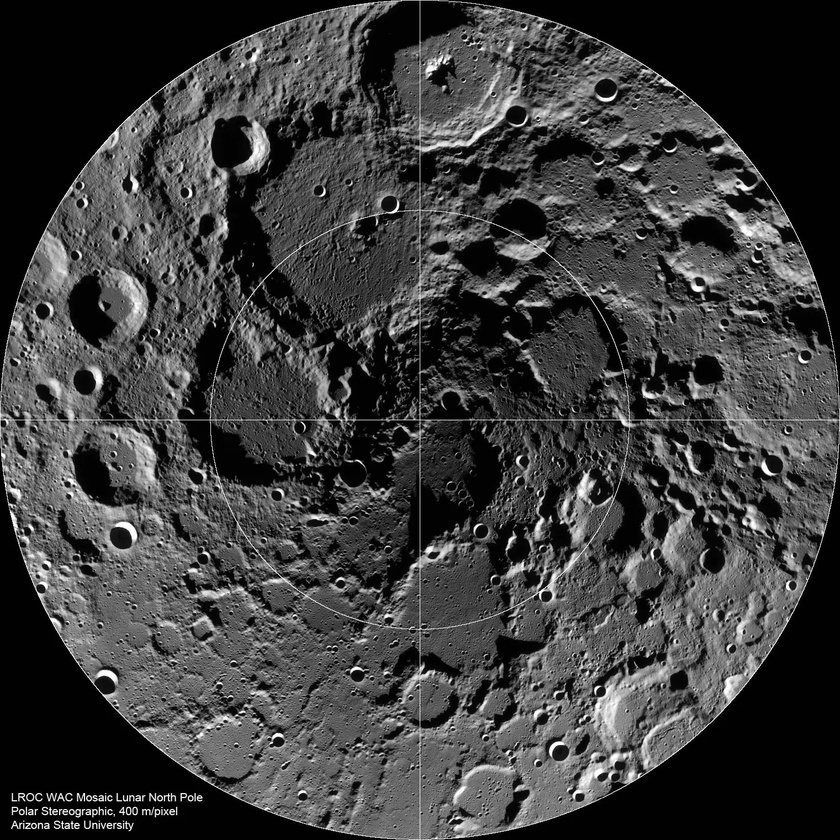
#> input picture data/raw/lunar_test_northpole.jpg, 840 x 840 px, shrunk from 1521 x 1521 before the run; its folder holds only this picture in this run
$ python -i preprocessing.py   (imports and definitions only)
#> lines starting #> are read from the running program, lines starting #| are printed output that depends on the picture
"""
Preprocessing Module: Shadow-Aware Enhancement for Lunar Imagery

This module implements advanced image preprocessing techniques specifically designed
for Chandrayaan satellite imagery, including CLAHE-based enhancement and shadow
detection for improved feature visibility.

Author: Lunar Hazard Detective Team
Version: 1.0.0
"""

import cv2
import numpy as np
from typing import Tuple, Optional, Union
from pathlib import Path
import logging

# Configure logging
# [1 line not run here, left out]
logger = logging.getLogger(__name__)


class ShadowAwareEnhancer:
    """
    Advanced image enhancement class for lunar satellite imagery.

    Implements Contrast Limited Adaptive Histogram Equalization (CLAHE)
    combined with shadow detection and enhancement for improved visibility
    of lunar surface features including boulders and landslides.

    Attributes:
        clip_limit (float): CLAHE clipping threshold (default: 3.0)
        tile_size (int): Grid size for CLAHE (default: 8)
    """

    def __init__(self, clip_limit: float = 3.0, tile_size: int = 8):
        """
        Initialize the Shadow-Aware Enhancer.

        Args:
            clip_limit (float): Contrast limit for CLAHE. Higher values preserve
                               more contrast but may amplify noise. Range: [2.0-5.0]
            tile_size (int): Size of the grid for histogram equalization.
                            Must be power-related value. Default: 8
        """
#> in tiff_to_png, image is the input picture: shape (840, 840); min 0, max 255, mean 61.7
        self.clip_limit = clip_limit
        self.tile_size = tile_size
        self.clahe = cv2.createCLAHE(
            clipLimit=self.clip_limit,
            tileGridSize=(self.tile_size, self.tile_size)
        )

    def apply_clahe(self, image: np.ndarray) -> np.ndarray:
        """
        Apply CLAHE to enhance local contrast in lunar imagery.

        Args:
            image (np.ndarray): Input image (8-bit or 16-bit grayscale/color)

        Returns:
            np.ndarray: CLAHE-enhanced image

        Raises:
            ValueError: If image is empty or invalid
        """
        if image is None or image.size == 0:
            raise ValueError("Image is empty or None")

        try:
            # Handle different image formats
            if len(image.shape) == 3:
                # Color image: convert to LAB, apply CLAHE to L-channel
                lab = cv2.cvtColor(image, cv2.COLOR_BGR2LAB)
                l_channel = lab[:, :, 0]
            else:
                # Grayscale image
                l_channel = image

            # Ensure 8-bit for CLAHE
            if l_channel.dtype == np.uint16:
                l_channel = (l_channel / 256).astype(np.uint8)

            # Apply CLAHE
            enhanced_l = self.clahe.apply(l_channel.astype(np.uint8))
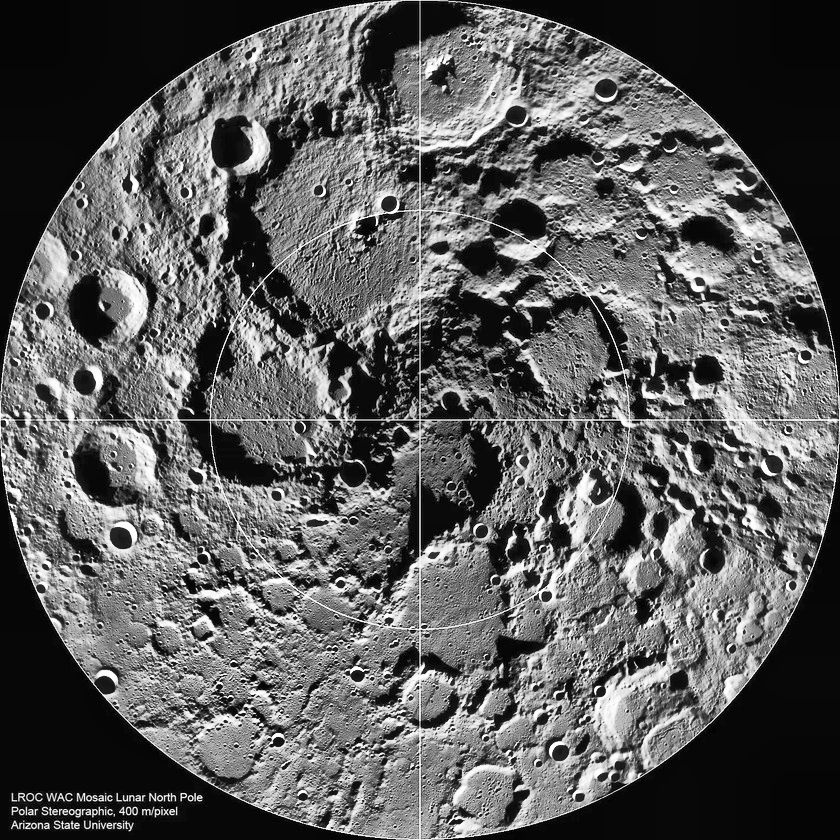
#> enhanced_l: shape (840, 840); min 0, max 255, mean 93.6

            # Convert back to original color space
            if len(image.shape) == 3:
                lab[:, :, 0] = enhanced_l
                enhanced = cv2.cvtColor(lab, cv2.COLOR_LAB2BGR)
            else:
                enhanced = enhanced_l

            logger.info(f"CLAHE applied successfully. Image shape: {enhanced.shape}")
            return enhanced

        except Exception as e:
            logger.error(f"Error applying CLAHE: {str(e)}")
            raise

    def enhance_shadows(self, image: np.ndarray, strength: float = 1.5) -> np.ndarray:
        """
        Enhance shadow details using morphological operations and intensity scaling.

        This is crucial for lunar imagery where shadows reveal crater and slope
        information that is critical for hazard detection.

        Args:
            image (np.ndarray): Input image
            strength (float): Enhancement strength factor (1.0-3.0). Higher values
                            amplify shadows more but may increase noise.

        Returns:
            np.ndarray: Shadow-enhanced image
        """
#> called with strength = 1.5
        if strength < 1.0:
            logger.warning(f"Shadow strength {strength} < 1.0, will not enhance shadows")
            strength = 1.0

        try:
            # Create shadow detection mask using morphological operations
            kernel = cv2.getStructuringElement(cv2.MORPH_ELLIPSE, (5, 5))

            # Threshold for shadow detection
            if image.dtype == np.uint16:
                image_8bit = (image / 256).astype(np.uint8)
            else:
                image_8bit = image.astype(np.uint8)

            # Local shadow mask
            shadow_mask = cv2.morphologyEx(image_8bit, cv2.MORPH_OPEN, kernel)
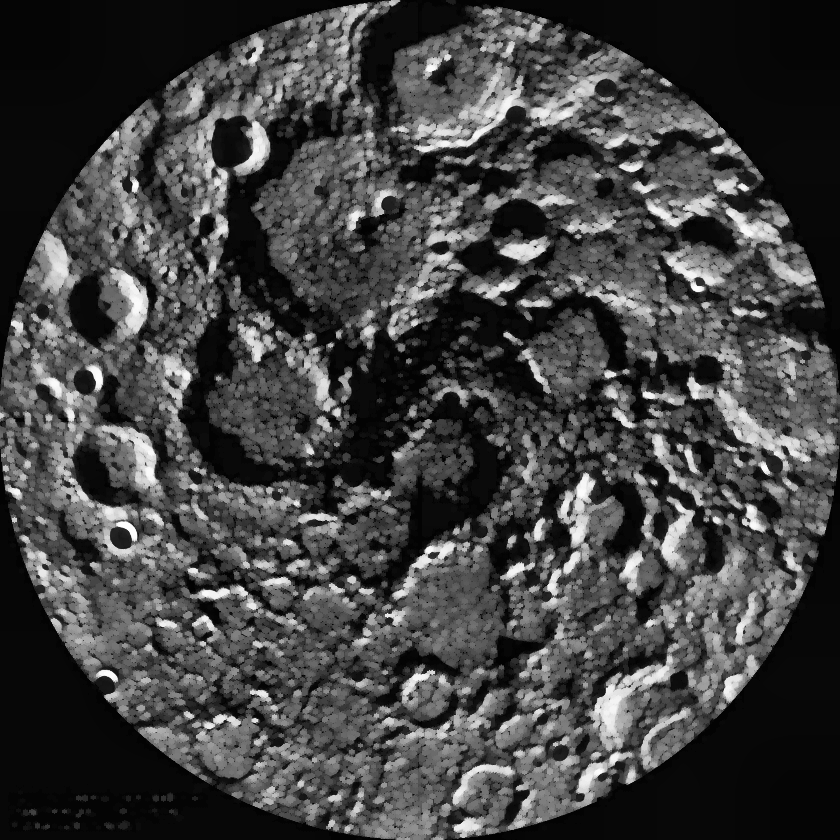
#> shadow_mask: shape (840, 840); min 0, max 254, mean 66.6

            # Enhance shadows by scaling intensity
            enhanced = image.astype(np.float32) * strength
            enhanced = np.clip(enhanced, 0, 255).astype(np.uint8)
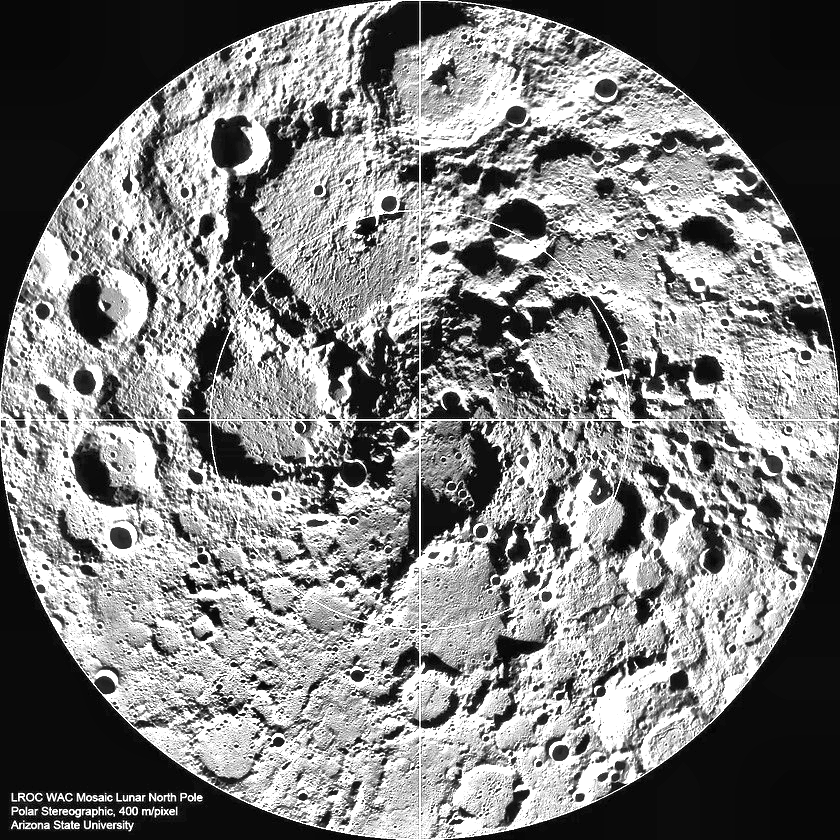
#> enhanced: shape (840, 840); min 0, max 255, mean 128.1

            logger.info(f"Shadow enhancement applied with strength: {strength}")
            return enhanced

        except Exception as e:
            logger.error(f"Error enhancing shadows: {str(e)}")
            raise

    def normalize_to_8bit(self, image: np.ndarray) -> np.ndarray:
        """
        Convert 16-bit satellite TIFF to normalized 8-bit PNG for model inference.

        This is essential for making satellite imagery compatible with deep learning
        models trained on 8-bit data.

        Args:
            image (np.ndarray): Input image (uint16 or uint8)

        Returns:
            np.ndarray: Normalized 8-bit image
        """
        try:
            if image.dtype == np.uint16:
                # Normalize 16-bit to 8-bit using percentile clipping
                p2, p98 = np.percentile(image, (2, 98))
                normalized = np.clip((image - p2) / (p98 - p2) * 255, 0, 255)
                normalized = normalized.astype(np.uint8)
                logger.info("Converted 16-bit image to 8-bit using percentile normalization")
            elif image.dtype == np.uint8:
                normalized = image
            else:
                # Handle float images
                if image.max() <= 1.0:
                    normalized = (image * 255).astype(np.uint8)
                else:
                    normalized = np.clip(image, 0, 255).astype(np.uint8)

            return normalized

        except Exception as e:
            logger.error(f"Error normalizing image: {str(e)}")
            raise

    def tiff_to_png(self, tiff_path: Union[str, Path],
                   output_path: Union[str, Path],
                   apply_enhancement: bool = True) -> bool:
        """
        Convert 16-bit satellite TIFF to 8-bit normalized PNG for model inference.

        This pipeline:
        1. Loads 16-bit TIFF
        2. Applies CLAHE enhancement (optional)
        3. Enhances shadows
        4. Normalizes to 8-bit
        5. Saves as PNG

        Args:
            tiff_path (str or Path): Path to input TIFF file
            output_path (str or Path): Path to output PNG file
            apply_enhancement (bool): Whether to apply CLAHE enhancement

        Returns:
            bool: True if conversion successful, False otherwise
        """
        try:
            tiff_path = Path(tiff_path)
            output_path = Path(output_path)

            if not tiff_path.exists():
                logger.error(f"TIFF file not found: {tiff_path}")
                return False

            # Load TIFF
            image = cv2.imread(str(tiff_path), cv2.IMREAD_ANYDEPTH)
            if image is None:
                logger.error(f"Failed to load TIFF: {tiff_path}")
                return False

            logger.info(f"Loaded TIFF: shape={image.shape}, dtype={image.dtype}")

            # Apply preprocessing pipeline
            if apply_enhancement:
                image = self.apply_clahe(image)

            image = self.enhance_shadows(image)
            image = self.normalize_to_8bit(image)

            # Save as PNG
            output_path.parent.mkdir(parents=True, exist_ok=True)
            success = cv2.imwrite(str(output_path), image)

            if success:
                logger.info(f"Successfully saved PNG: {output_path}")
                return True
            else:
                logger.error(f"Failed to save PNG: {output_path}")
                return False

        except Exception as e:
            logger.error(f"Error in TIFF to PNG conversion: {str(e)}")
            return False

    def batch_process(self, input_dir: Union[str, Path],
                     output_dir: Union[str, Path],
                     apply_enhancement: bool = True) -> int:
        """
        Batch process all TIFF files in a directory.

        Args:
            input_dir (str or Path): Directory containing TIFF files
            output_dir (str or Path): Directory to save processed PNGs
            apply_enhancement (bool): Whether to apply CLAHE enhancement

        Returns:
            int: Number of successfully processed files
        """
        input_dir = Path(input_dir)
        output_dir = Path(output_dir)

        tiff_files = list(input_dir.glob('*.tif')) + list(input_dir.glob('*.tiff'))
        logger.info(f"Found {len(tiff_files)} TIFF files to process")

        success_count = 0
        for tiff_file in tiff_files:
            output_file = output_dir / f"{tiff_file.stem}.png"
            if self.tiff_to_png(tiff_file, output_file, apply_enhancement):
                success_count += 1

        logger.info(f"Successfully processed {success_count}/{len(tiff_files)} files")
        return success_count

>>> result = ShadowAwareEnhancer().tiff_to_png('../data/raw/lunar_test_northpole.jpg', 'out.png')
